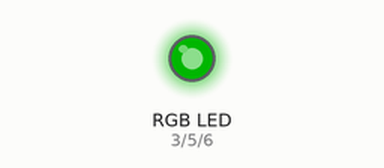
Recording of a sketch running on a simulated Arduino Uno, built with avr-gcc and run on an emulated ATmega328P. On the bench: an RGB LED mixed from three pins (HIGH = lit). Dim RGB values are drawn brighter than linear.

Above: at 0.05 s.
At 2.15 s:
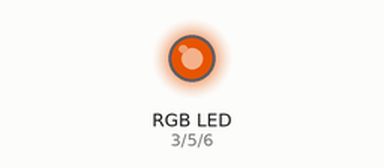
At 4.35 s:
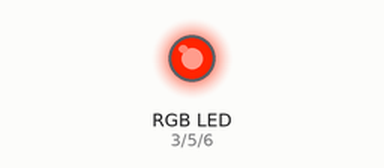
At 8.75 s:
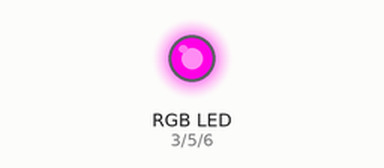
At 13.05 s:
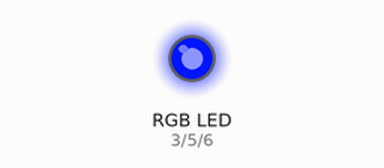
At 17.45 s:
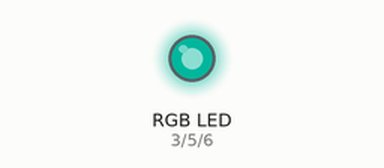
Timing chart, 0 to 23.5 s (numbered marks = the images above):
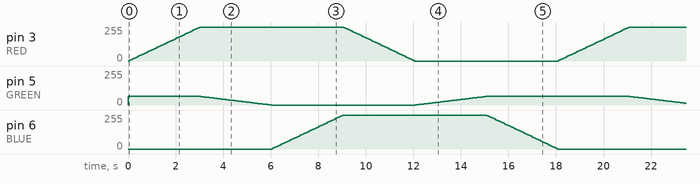

The sketch:

led.ino
```cpp
#define RED 3
#define GREEN 5
#define BLUE 6
byte buffer = 0;

void setup() {
    pinMode(BLUE, OUTPUT);
    pinMode(GREEN, OUTPUT);
    pinMode(RED, OUTPUT);

    analogWrite(RED, 0); //0..255
    analogWrite(GREEN, 0); // 0..65
    analogWrite(BLUE, 0); //0..255

    Serial.begin(9600);
}

int formula(int degree) {

    if (degree >= 360) {
        degree -= 360;
    }

    if (degree <= 120) {
        return 0;
    } else if (degree > 120 && degree <= 180) {
        return map(degree, 120, 180, 0, 255);
    } else if (degree > 180 && degree <= 300) {
        return 255;
    } else {
        return map(degree, 300, 360, 255, 0);
    }
}

void loop() {

    for (int i = 0; i < 360; i++)
    {
        analogWrite(RED, formula(i+120));
        analogWrite(GREEN, map(formula(i+240), 0, 255, 0, 65));
        analogWrite(BLUE, formula(i));
        delay(50);
    }


}
```
